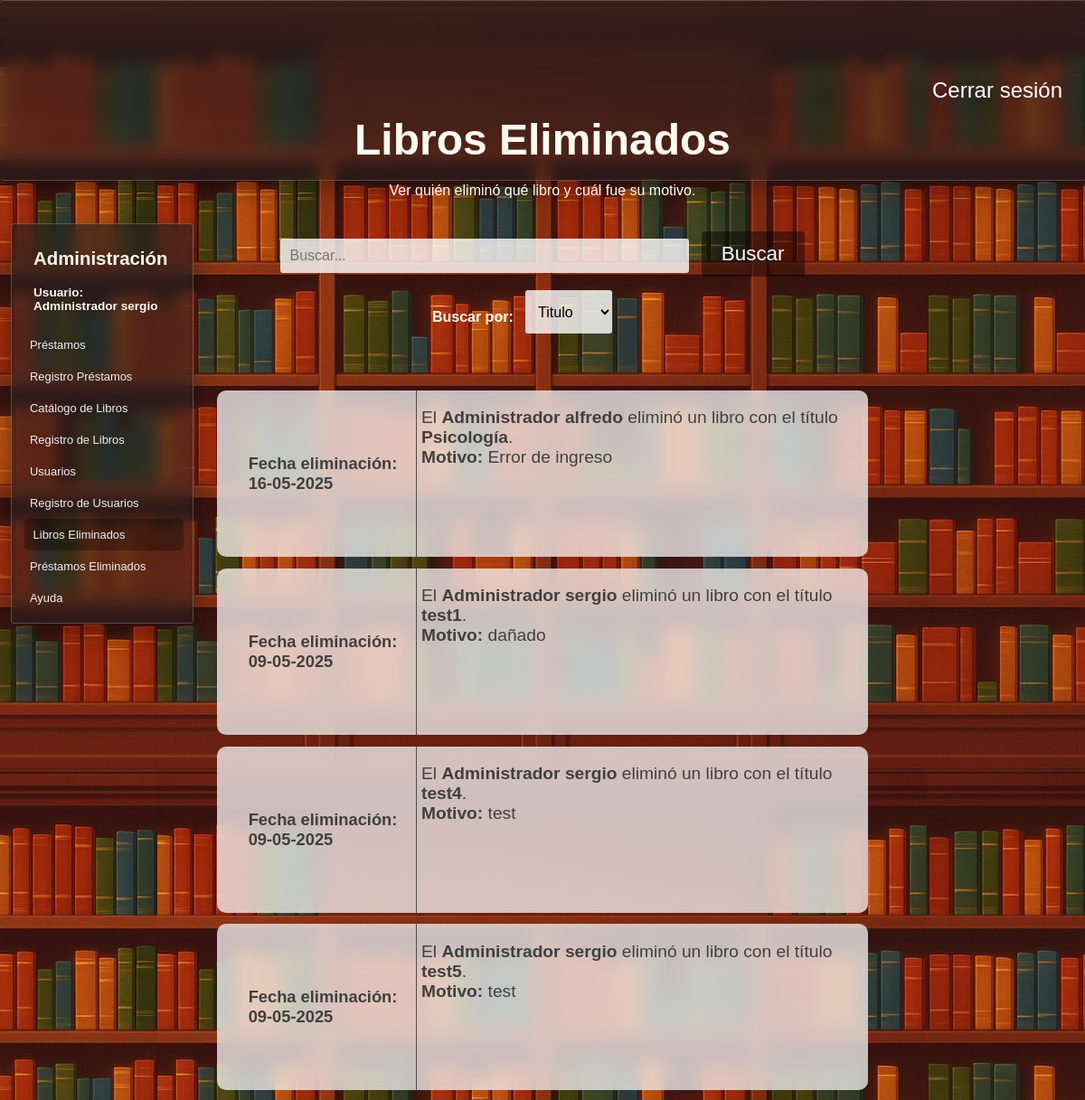
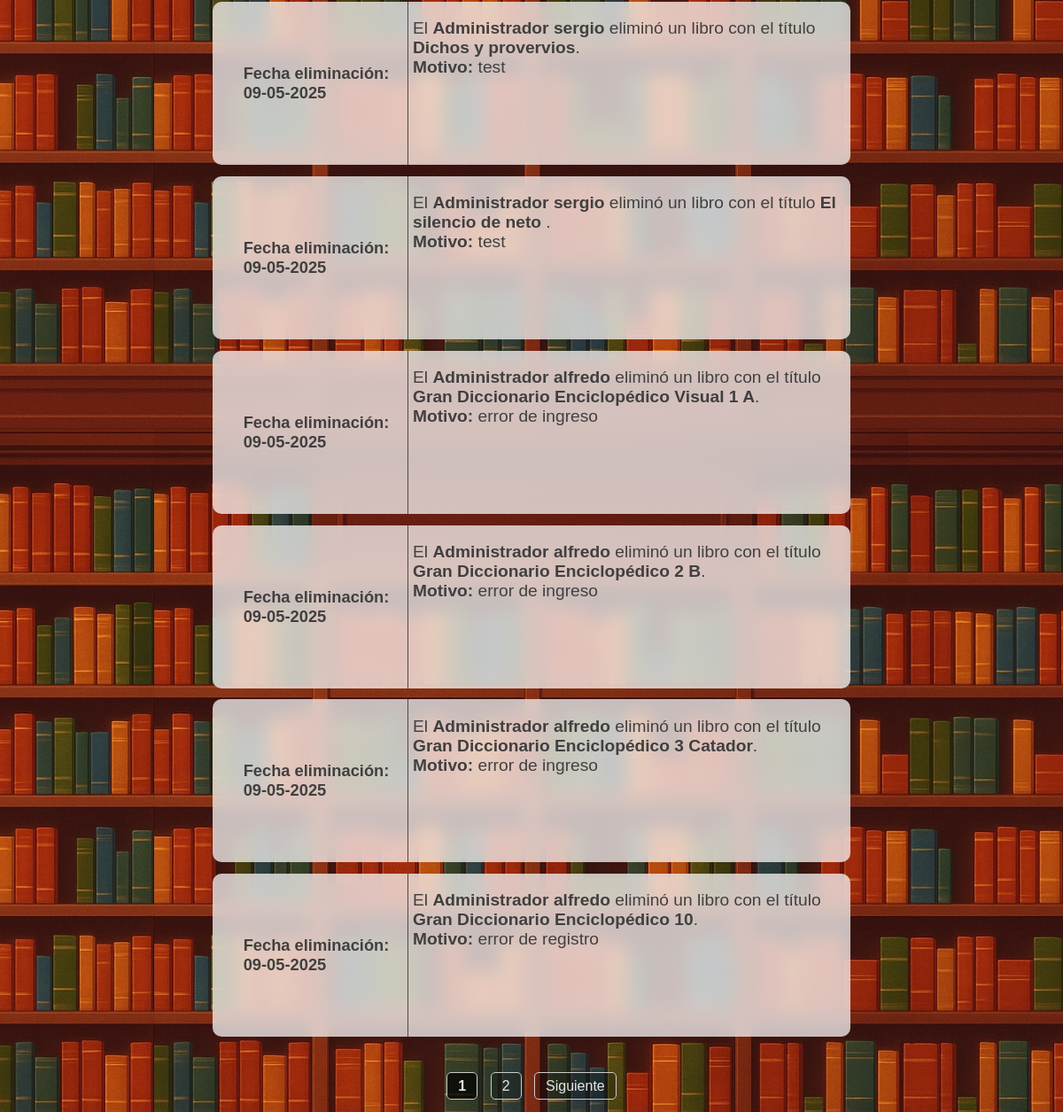
The page /libros_eliminados (signed in) on the database its author committed (2 pictures, top to bottom).
### tables this page shows
CREATE TABLE "Roles" (
	"id_rol"	INTEGER NOT NULL,
	"rol"	TEXT NOT NULL,
	PRIMARY KEY("id_rol" AUTOINCREMENT)
);

CREATE TABLE "Administradores" (
	"id_administrador"	INTEGER NOT NULL,
	"usuario"	TEXT NOT NULL,
	"contrasena"	TEXT NOT NULL,
	"telefono"	TEXT NOT NULL,
	"id_rol"	INTEGER NOT NULL,
	PRIMARY KEY("id_administrador" AUTOINCREMENT),
	FOREIGN KEY("id_rol") REFERENCES "Roles"("id_rol")
);

CREATE TABLE "libros_eliminados" (
	"id_administrador"	INTEGER NOT NULL,
	"id_libro"	INTEGER NOT NULL,
	"fecha"	DATE NOT NULL,
	"titulo"	TEXT NOT NULL,
	"motivo"	TEXT NOT NULL,
	FOREIGN KEY("id_administrador") REFERENCES "Administradores"("id_administrador"),
	FOREIGN KEY("id_libro") REFERENCES "Libros"("id_libro")
);

### app.py (the view)
@app.route("/libros_eliminados",methods = ["POST","GET"])
def libros_eliminados():
    if "usuario" not in session:
        return redirect("/") #Solo se puede acceder con session iniciada
    conexion = conexion_BD()
    query = conexion.cursor()
    pagina = request.args.get("page", 1, type=int) #Recibe el parametro de la URL llamado page
    libros_por_pagina = 10
    offset = (pagina - 1) * libros_por_pagina
    query.execute("select count(*) from libros_eliminados")
    total_libros = query.fetchone()[0]
    total_paginas = math.ceil(total_libros / libros_por_pagina)
    query_busqueda = (f"""select a.usuario,r.rol,strftime('%d-%m-%Y', le.fecha),le.titulo,le.motivo from libros_eliminados le
                            join Administradores a on le.id_administrador = a.id_administrador
                            join roles r on a.id_rol =  r.id_rol
                            order by le.fecha desc
                            limit {libros_por_pagina} offset {offset}""")
    query.execute(query_busqueda)
    libros_eliminados = query.fetchall()
    query.close()
    conexion.close()
    return render_template("libros_eliminados.html",libros_eliminados=libros_eliminados,pagina=pagina,total_paginas=total_paginas)

### config.py (called while the page is built)
def conexion_BD():
    return sqlite3.connect(DB_PATH)

### templates/libros_eliminados.html (shortened to what this page needs)
<!DOCTYPE html>
<html lang="es">
<head>
    <link rel="stylesheet" href="{{ url_for('static', filename='estilo_prestamos.css') }}">
    <link rel="stylesheet" href="{{ url_for('static', filename='barra_lateral.css') }}">
    <link rel="stylesheet" href="{{ url_for('static', filename='filtros.css') }}">
    <link rel="stylesheet" href="{{ url_for('static', filename='general.css') }}">
    <link rel="stylesheet" href="{{ url_for('static', filename='estilo_prestamos_eliminados.css') }}">
</head>
<body>
    <header>
        <div class="navbar fondo-cristal">
            <a href="{{ url_for('logout') }}">Cerrar sesión</a>
        </div>
    </header>
    <main>
        {% if ((session["rol"]) == "Administrador")%}
        <section class="barra-lateral fondo-cristal">
            <h2>Administración</h2>
            <h4>Usuario: <br>
            {{session["rol"]}}&nbsp;{{session["usuario"]}}</h4>
            <nav>
                <a href="{{ url_for('prestamos') }}">Préstamos </a>
                <a href="{{ url_for('registro_prestamos') }}">Registro Préstamos</a>
                <a href="{{ url_for('libros') }}">Catálogo de Libros </a>
                <a href="{{ url_for('insertar_libro') }}">Registro de Libros</a>
                {% if session["rol"] == "Administrador" %}
                <a href="{{ url_for('usuarios') }}">Usuarios</a>
                <a href="{{ url_for('registrar_usuarios') }}">Registro de Usuarios</a>
                <a href="{{ url_for('libros_eliminados') }}" id="pagina-actual">Libros Eliminados</a>
                <a href="{{ url_for('prestamos_eliminados') }}">Préstamos Eliminados</a>
                {% endif %}
                <a target="_blank" href="https://www.canva.com/design/DAGnUI0PU7M/cDvkG9fCgPKL4FTZee_YLQ/edit">Ayuda</a>
        </section>
        {% endif %}
        <div class="div-busqueda">
            <form class="frm-prestamos" action="/buscar_libro_eliminado" method="GET">
                <label for="buscar_libro_eliminado"><h1>Libros Eliminados</h1>Ver quién eliminó qué libro y cuál fue su motivo.</label><br><br><br>
                <input class="buscar-libro-eliminado" id="cuadro-busqueda" type="text" name="buscar_libro_eliminado" autocomplete="off" placeholder="Buscar...">&nbsp;&nbsp;
                <section class="menu-filtros">
                    <nav>
                        <section>
                            <h4> Buscar por: &nbsp;&nbsp;</h4>
                            <select name="filtro-busqueda" id="filtro-busqueda">
                                <option value="Titulo"
                                    >
                                    Titulo
                                </option>
                            </select>
                        </section>
                    </nav>
                </section>
                <button id="btn-buscar" type="submit">Buscar</button>
            </form>
        </div>
        <div class="contendor-prestamos">
            {% for libro in libros_eliminados %}
            <div class="prestamo">
                <span class="span-fechas">
                    <h2>Fecha eliminación: <br>{{libro[2]}}</h2>
                </span>
                <span id="span-info-prestamos">
                    <p> El <strong>{{libro[1]}}&nbsp;{{libro[0]}}</strong> eliminó un libro
                        con el título <strong>{{libro[3]}}</strong>.
                    <br><strong>Motivo: </strong>{{libro[4]}}</p>
                </span>
            </div>
            {% endfor %}
            <br><br><br><br>
        </div>
        <div class="paginacion">
            {% for p in range(pagina - 1, pagina + 2) %}
                {% if 1 <= p <= total_paginas %}
                    {% if p == pagina %}
                        <strong>{{ p }}</strong>
                    {% else %}
                        <a href="{{ url_for('buscar_libro_eliminado', page=p, buscar_libro_eliminado=busqueda, filtro_busqueda=filtro_busqueda) }}">{{ p }}</a>
                    {% endif %}
                {% endif %}
            {% endfor %}
            {% if pagina < total_paginas %}
                <a href="{{ url_for('buscar_libro_eliminado', page=pagina + 1, buscar_libro_eliminado=busqueda, estados=estados, filtro_busqueda=filtro_busqueda) }}">Siguiente</a>
            {% endif %}
        </div>
    </main>
</body>
</html>

### static/estilo_prestamos.css (style rules this page uses)
body { background-image: url('img/libros-loop-v2.jpg'); background-size: cover; background-position: top; }
main { height: 100vh; display: flex; flex-direction: column; justify-content: center; align-items: center; color: #fffbf2; }
.contendor-prestamos { display: block; position: relative; width: 60%; height: auto; min-height: 90%; top: 50%; z-index: 0; margin: 2rem auto; }
.prestamo { background-color: rgba(255, 255, 255, 0.721); backdrop-filter: blur(10px); display: flex; width: 100%; height: 25%; border-radius: 10px; margin-bottom: .8rem; color: #4a4a4a; transition: 0.3s ease-in-out; }
.span-fechas { position: relative; display: flex; width: 25%; min-width: 220px; flex-direction: column; justify-content: center; border-top-left-radius: 10px; border-bottom-left-radius: 10px; font-size: 52%; }
#span-info-prestamos { position: relative; display: flex; width: 30%; flex-direction:column; justify-content: flex-end; }
form select, form input { padding: 10px; font-size: 1rem; border-radius: 3px; border: none; background-color: rgba(255, 255, 255, 0.8); color: black; }
form select { height: 3rem; }
.div-busqueda { text-align: center; position: absolute; top: 5rem; height: 40%; width: 60%; padding: 15px; border-radius: 4px; }
#cuadro-busqueda { width: 60%; }

### static/barra_lateral.css (style rules this page uses)
.barra-lateral { position: absolute; width: 15%; height: auto; left: 1%; top: 10%; padding: 10px; }
.barra-lateral nav { margin-top: 10%; }
.barra-lateral nav a { padding: 10px; color: #efefef; text-decoration: none; display: block; font-size: 1.4rem; transition: 0.2s ease-in-out; border-radius: 5px; }
.barra-lateral h4, .barra-lateral h2 { margin-left: 14px; }
#pagina-actual { background-color: rgba(0, 0, 0, 0.294); margin-left: 2%; }
@media (max-width: 1280px) { .barra-lateral { font-size: 85%; } }
@media (max-width: 1280px) { .barra-lateral nav a { font-size: 95%; } }

### static/filtros.css (style rules this page uses)
.menu-filtros { position: absolute; display: flex; width: 100%; }
.menu-filtros nav { margin-top: 2%; display: flex; width: 90%; justify-content: space-evenly; }
h2 { margin-left: 14px; }
.menu-filtros nav section { display: flex; }

### static/general.css (style rules this page uses)
body { margin: 0; padding: 0; font-family: Arial, sans-serif; }
h1 { font-size: 3rem; margin-bottom: 20px; }
#btn-registrar, #btn-buscar, #btn-catalogo, #btn-login, #btn-registrar-prestamo { text-decoration: none; color: white; background-color: #00000071; padding: 12px 22px; font-size: 1.4rem; border: none; border-radius: 4px; transition: background-color 0.2s ease-in-out; }
.navbar { background-color: #00000071; width: 100%; height: 8%; position: absolute; top: 0px; display: flex; align-items: center; justify-content: flex-end; border-left: none !important; border-right: none !important; }
.navbar a { text-decoration: none; color: white; padding: 25px; font-size: 1.5rem; transition: 0.1s ease-in; border-radius: 4px; }
.fondo-cristal { background: linear-gradient(rgba(31,31,31,0.6),rgba(31,31,31,0.45)); backdrop-filter: blur(8px); box-shadow: 0 8px 32px 0 rgba(0,0,0,0.37); border: solid 1px rgba(255, 255, 255, 0.21); border-radius: 4px; }
.paginacion { position: fixed; text-align: center; margin: 20px; width: 100%; bottom: 0; z-index: 1; }
.paginacion a, .paginacion strong { margin: 0 5px; padding: 6px 12px; text-decoration: none; border: 1px solid #ccc; border-radius: 5px; color: #e5e5e5; background-color: #0000003a; transition: 0.2s ease-in-out; }
.paginacion strong { font-weight: bold; background-color: #000000ba; }

### static/estilo_prestamos_eliminados.css (style rules this page uses)
.prestamo { color:#404040; }
#span-info-prestamos { padding-left: 5px; max-width: 660px; width: auto; font-size: 120%; justify-content: flex-start; }
.span-fechas { align-items: center; width: 25%; border-right: solid 1px #4a4a4a; }
.span-fechas h2 { font-size: 220% !important; }

### rows shown on the page
Roles: rol "Administrador"
Administradores: usuario "sergio"
libros_eliminados: fecha "16-05-2025", rol "Administrador", usuario "alfredo", titulo "Psicología", motivo "Error de ingreso"
libros_eliminados: fecha "09-05-2025", rol "Administrador", usuario "sergio", titulo "test1", motivo "dañado"
libros_eliminados: fecha "09-05-2025", rol "Administrador", usuario "sergio", titulo "test4", motivo "test"
libros_eliminados: fecha "09-05-2025", rol "Administrador", usuario "sergio", titulo "test5", motivo "test"
libros_eliminados: fecha "09-05-2025", rol "Administrador", usuario "sergio", titulo "Dichos y provervios", motivo "test"
libros_eliminados: fecha "09-05-2025", rol "Administrador", usuario "sergio", titulo "El silencio de neto", motivo "test"
libros_eliminados: fecha "09-05-2025", rol "Administrador", usuario "alfredo", titulo "Gran Diccionario Enciclopédico Visual 1 A", motivo "error de ingreso"
libros_eliminados: fecha "09-05-2025", rol "Administrador", usuario "alfredo", titulo "Gran Diccionario Enciclopédico 2 B", motivo "error de ingreso"
libros_eliminados: fecha "09-05-2025", rol "Administrador", usuario "alfredo", titulo "Gran Diccionario Enciclopédico 3 Catador", motivo "error de ingreso"
libros_eliminados: fecha "09-05-2025", rol "Administrador", usuario "alfredo", titulo "Gran Diccionario Enciclopédico 10", motivo "error de registro"

### other values the page prints
{{ p }} "1"
{{ p }} "2"
